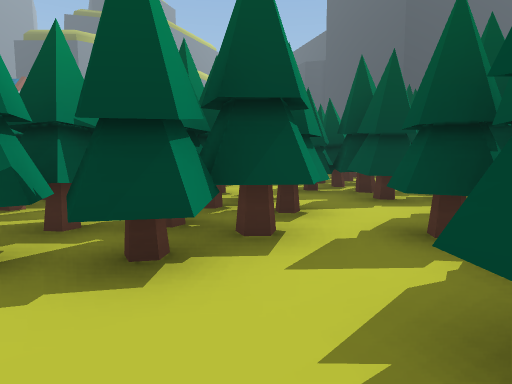
[1] (above)

13 first-person views from a walk through a Unity game level. The camera is 1.5 m above the floor, tilts 6° down and sees 75° across. The floor is counted in squares, 2 m on a side. Each view is taken from the middle of a square. On the plan, view 1 faces up. The plan holds only what a view shows up to about 11 squares ahead; the rest is blank. The place goes on beyond the plan. The player is left out. Some animated figures are left out.

[2]
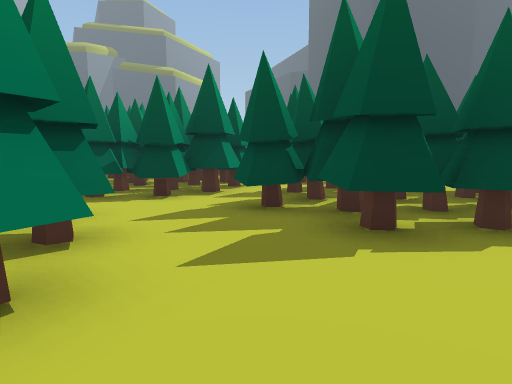

[3]
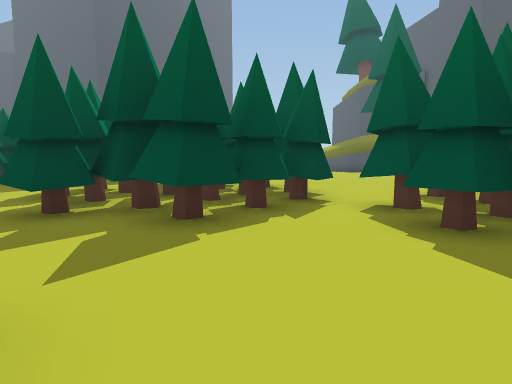

[4]
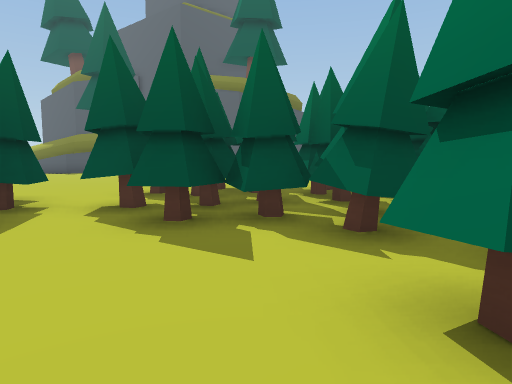

[5]
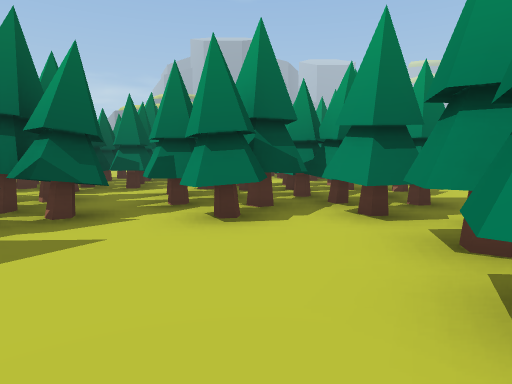

[6]
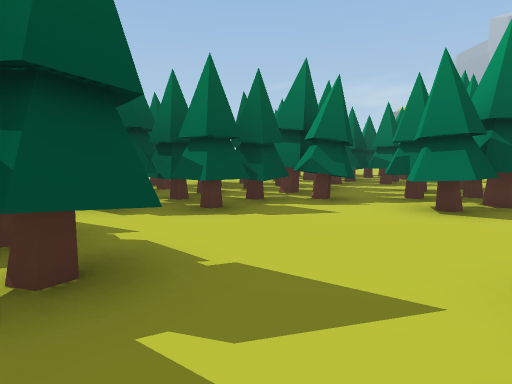

[7]
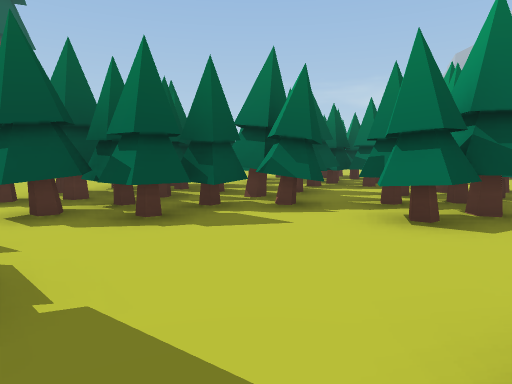

[8]
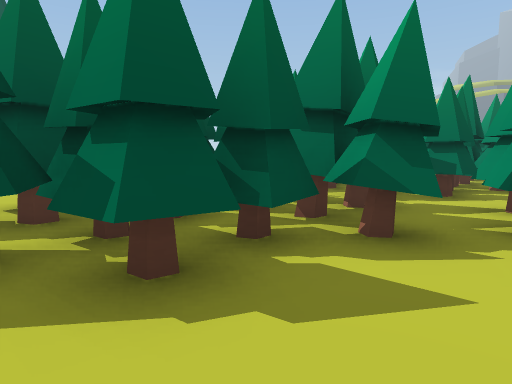

[9]
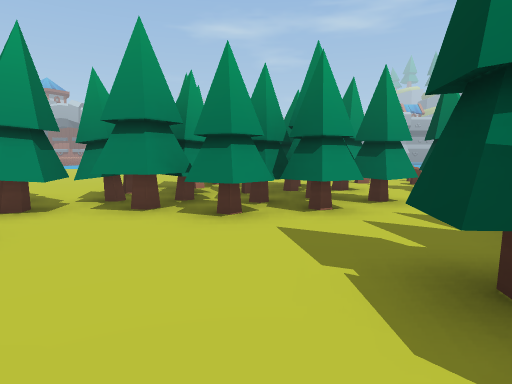

[10]
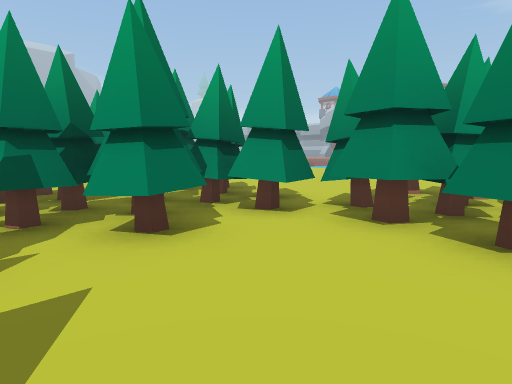

[11]
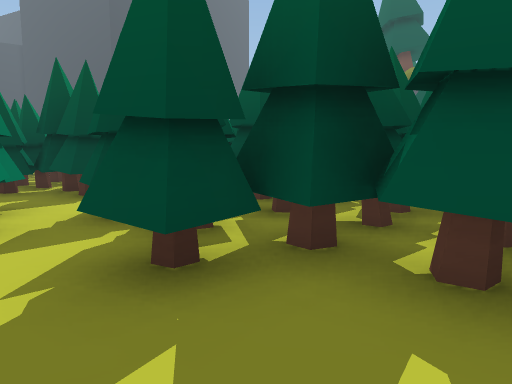

[12]
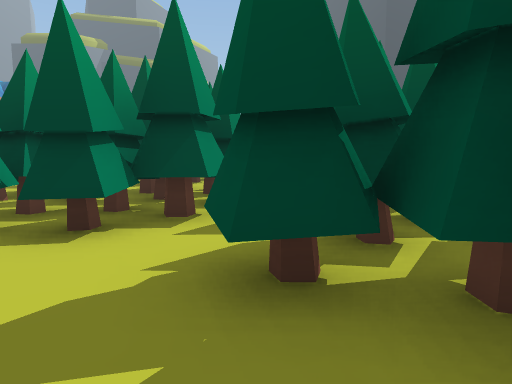

[13]
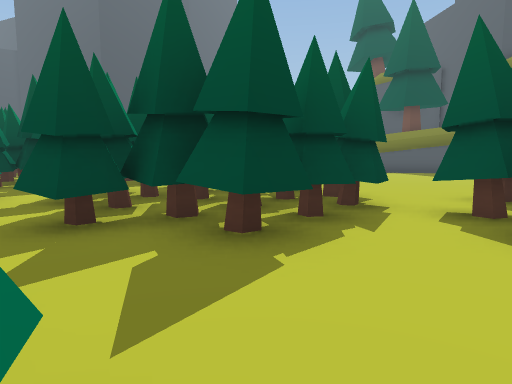

### Floor plan
Key: @ floor where view 1 was taken; . floor; O other object.
Columns run from 1 left of view 1 to 11 right of it. Each row starts with its distance up from view 1.
 10    OOO
  9    O
  8    O
  7 O OOO
  6 OO.OO
  5 OO....
  4 OOO.O.O.
  3 OO.OOO O
  2 O..OOOOO.....
  1 ..OOOOOO.....
  0 O@.OOOOO.....
 -1 O..OOO.......
 -2 OO....O.O..
 -3 O....OOOOO..
 -4 O....OOOOO..
 -5 OOOOOOOOOO..
 -6 OOOOOOOOOO.
 -7 OOOOOOOO .
 -8 OOOOOOO O.
 -9 OOOO OOOO
-10 OOO .OOO
-11 O   OOOO
-12      OO
-13      O
-14
-15      OO

Where each view was taken, in squares from view 1:
view 1: 0 up, 0 right, facing up
view 2: 4 down, 1 right, facing up
view 3: 4 down, 0 right, facing up-right
view 4: 4 down, 0 right, facing right
view 5: 1 down, 1 right, facing down
view 6: 0 up, 0 right, facing down-right
view 7: 1 down, 0 right, facing down-right
view 8: 2 down, 2 right, facing down-right
view 9: 2 down, 4 right, facing left
view 10: 2 down, 3 right, facing down-left
view 11: 1 down, 0 right, facing up-right
view 12: 1 down, 1 right, facing up
view 13: 3 down, 0 right, facing up-right
